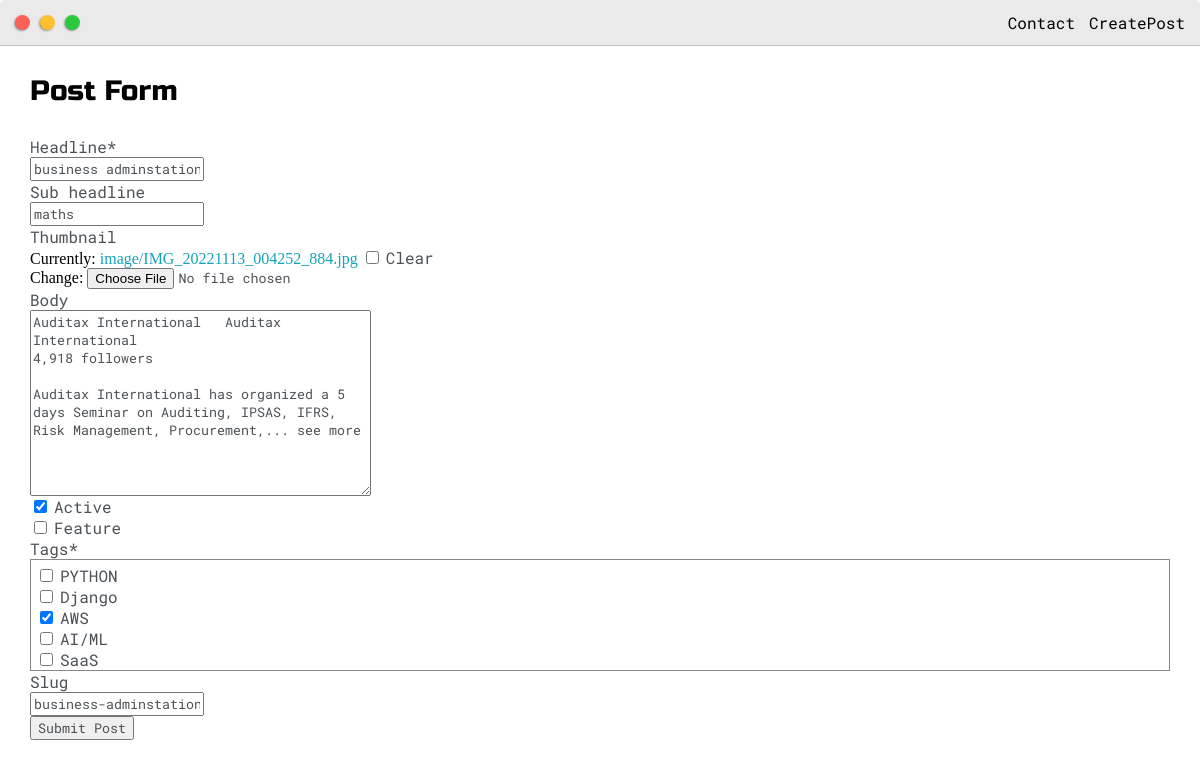
The page /update_post/business-adminstation/ (signed in) on the database its author committed.
### mywebsite/models.py (models this page shows, shortened)
class Post(models.Model):
    headline = models.CharField(max_length=200)
    sub_headline = models.CharField(max_length=200, blank=True, null=True)
    thumbnail = models.ImageField(null=True, blank=True, upload_to= "image", default="placeholder.png")
    body= RichTextUploadingField(blank=True, null=True)
    created = models.DateTimeField(auto_now_add=True)
    active = models.BooleanField(default=False)
    feature = models.BooleanField(default=False)
    tags = models.ManyToManyField(Tag, null=True)
    slug = models.SlugField(null=True, blank=True)

### mywebsite/views.py (the view)
# urls.py: path('update_post/<slug:slug>/', views.updatePost, name= 'update_post'),
@login_required(login_url = 'home')
def updatePost(request, slug):
    post = Post.objects.get(slug =slug)
    form = PostForm(instance=post)
    if request.method == 'POST':
        form = PostForm(request.POST, request.FILES, instance = post)
        if form.is_valid():
            form.save()
        return redirect('posts')
    context = {'form': form}
    return render(request, 'mywebsite/post_form.html', context)

### mywebsite/forms.py
class PostForm(ModelForm):
    class Meta:
        model = Post
        fields = '__all__'
        widgets = {
            'tags': forms.CheckboxSelectMultiple(),
        }

### mywebsite/models.py (called while the page is built)
    def __str__(self):
        return self.name

### mywebsite/templates/mywebsite/post_form.html (shortened to what this page needs)
{%extends 'mywebsite/main.html'%}
{% load static %}
{% load crispy_forms_tags %}
{%block content%}
<div class="main-container">
    <h3>Post Form</h3>
    <form action="" method="post" enctype="multipart/form-data">
        {{form|crispy}}
        <input class="btn btn-primary" type="submit" value="Submit Post">
    </form>
</div>
{% endblock content%}

### static/css/default.css (style rules this page uses)
:root { --mainColor:#eaeaea; --secondaryColor:#fff; --borderColor:#c1c1c1; --mainText:black; --secondaryText:#4b5156; --themeDotBorder:#24292e; --previewBg:rgb(251, 249, 243, 0.8); --previewShadow:#f0ead6; --buttonColor:black; }
html, body { padding: 0; margin: 0; scroll-behavior: smooth; }
body * { transition: 0.3s; }
h1, h2, h3, h4, h5, h6, strong { color: var(--mainText); font-family: 'Russo One', sans-serif; font-weight: 500; }
p, li, span, label, input, textarea { color: var(--secondaryText); font-family: 'Roboto Mono', monospace; }
a { text-decoration: none; color:#17a2b8; }
h3 { font-size: 28px; }
.main-container { width: 1200px; margin: 0 auto; }
@media screen and (max-width: 1200px) { .main-container { width: 95%; } }

### mywebsite/templates/mywebsite/post_form.html (style rules this page uses)
#div_id_tags > div { max-height: 100px; overflow-y: scroll; border: 1px solid #888; padding: 5px; }

### rows shown on the page
Post: headline "business adminstation", sub_headline "maths", body "Auditax International Auditax International 4,918 followers Auditax International has organized a 5 days Seminar on Auditing, IPSAS, IFRS, Risk Management, Procurement,... see more", active "☑", slug "business-adminstation"
